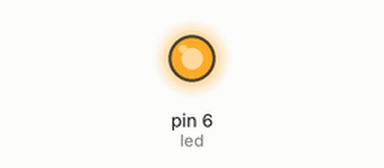
The sketch below on a simulated Arduino Uno, built with avr-gcc and run on an emulated ATmega328P. Parts: output pins drawn as LEDs (lit = HIGH).

Above: at 0.05 s.
At 3.0 s:
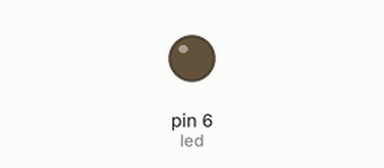
Timing chart, 0 to 5.2 s (numbered marks = the images above):
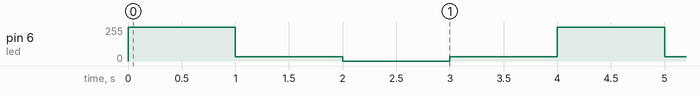

Measured:
- by itself, pin 6 (led): repeats every 4.0 s: 32/255 1.0 s, 0/255 1.0 s, 32/255 1.0 s, 255/255 1.0 s

The sketch:

Levels.ino
```cpp
/*
 * Levels.ino: Goes in between 3 levels of brightness for LED in Pin 6
 * Required Components:
 * 1 Arduino Uno
 * 1 Breadboard
 * 1 1K Ω Resistor
 */

 //setting led variable to pin 6
int led = 6;
void setup() {
  //setting outputs
  pinMode(led, OUTPUT);
}

void loop() {
  //bright
  analogWrite(led, 255);
  delay(1000);
  //dimmer
  analogWrite(led, 32);
  delay(1000);
  //off
  analogWrite(led,0);
  delay(1000);
  //dimmer
  analogWrite(led,32);
  delay(1000);
  //bright
  analogWrite(led,255);
}
```
